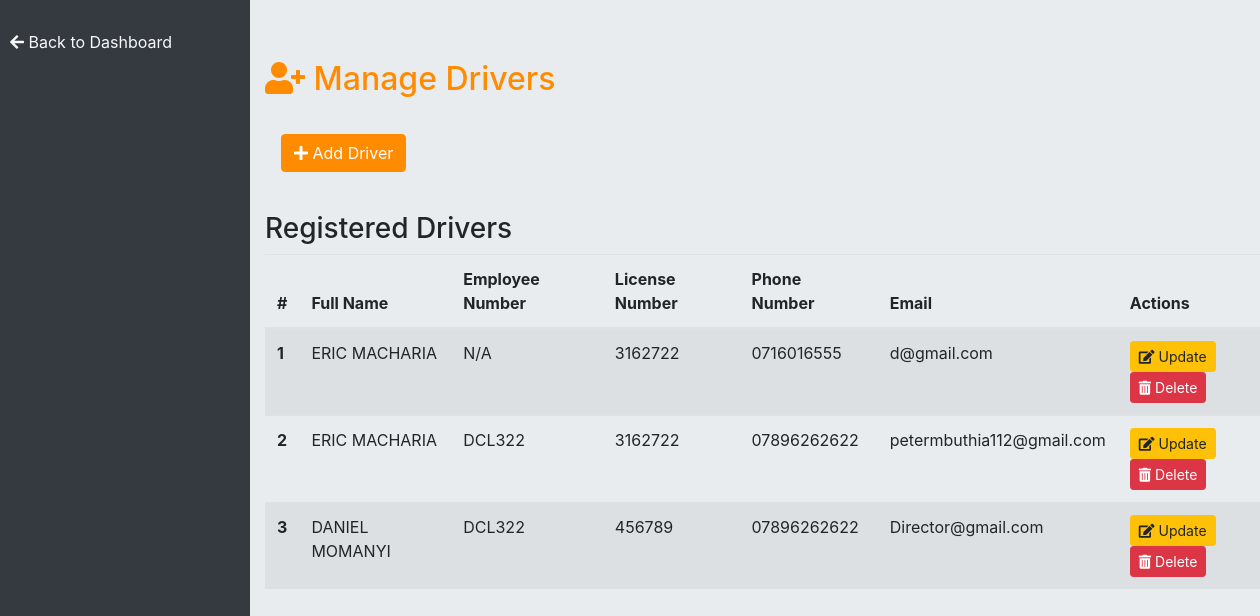
The app's page /add_driver.php with its own data.
### tables this page shows
CREATE TABLE `drivers` (
  `id` int(10) UNSIGNED NOT NULL,
  `full_name` varchar(100) NOT NULL,
  `employee_number` varchar(100) NOT NULL,
  `license_number` int(15) NOT NULL,
  `phone_number` varchar(100) NOT NULL,
  `email` varchar(255) NOT NULL
);

### add_driver.php (the view, shortened to what this page needs)
<?php
include 'connection.php';
$drivers = [];
$result = $conn->query("SELECT * FROM drivers");
if ($result) {
    $drivers = $result->fetch_all(MYSQLI_ASSOC);
}
?>
<!DOCTYPE html>
<html lang="en">
<head>
    <link rel="stylesheet" href="https://stackpath.bootstrapcdn.com/bootstrap/4.5.2/css/bootstrap.min.css">
    <link rel="stylesheet" href="https://cdnjs.cloudflare.com/ajax/libs/font-awesome/5.15.3/css/all.min.css">
    <link rel="stylesheet" href="css/add_driver.css">
</head>
<body>
    <div class="sidebar">
        <a href="dashboard.php"><i class="fas fa-arrow-left"></i> Back to Dashboard</a>
    </div>
    <div class="container-fluid col-md-10" style="margin-left: 250px;">
        <h2><i class="fas fa-user-plus"></i> Manage Drivers</h2>
        <div class="modal-body">
            <button type="button" class="btn btn-primary" data-toggle="modal" data-target="#addDriverModal">
                <i class="fas fa-plus"></i> Add Driver
            </button>
        </div>
        <div class="mt-4">
    <h3>Registered Drivers</h3>
    <table class="table table-striped">
        <thead>
            <tr>
                <th scope="col">#</th>
                <th scope="col">Full Name</th>
                <th scope="col">Employee Number</th>
                <th scope="col">License Number</th>
                <th scope="col">Phone Number</th>
                <th scope="col">Email</th>
                <th scope="col">Actions</th>
            </tr>
        </thead>
        <tbody>
            <?php if (!empty($drivers)): ?>
                <?php foreach ($drivers as $index => $driver): ?>
                    <tr>
                        <th scope="row"><?= $index + 1 ?></th>
                        <td><?= htmlspecialchars($driver['full_name']) ?></td>
                        <td><?= htmlspecialchars($driver['employee_number']) ?></td>
                        <td><?= htmlspecialchars($driver['license_number']) ?></td>
                        <td><?= htmlspecialchars($driver['phone_number']) ?></td>
                        <td><?= htmlspecialchars($driver['email']) ?></td>
                        <td>
                            <a href="update_driver.php?id=<?= $driver['id'] ?>" class="btn btn-warning btn-sm">
                                <i class="fas fa-edit"></i> Update
                            </a>
                            <a href="delete_driver.php?id=<?= $driver['id'] ?>" class="btn btn-danger btn-sm" onclick="return confirm('Are you sure you want to delete this driver?');">
                                <i class="fas fa-trash-alt"></i> Delete
                            </a>
                        </td>
                    </tr>
                <?php endforeach; ?>
            <?php else: ?>
                <tr>
                    <td colspan="7" class="text-center">No drivers registered yet.</td>
                </tr>
            <?php endif; ?>
        </tbody>
    </table>
</div>
    </div>
</body>
</html>

### css/add_driver.css (style rules this page uses)
body { background-color: #e9ecef; padding-top: 60px; }
h2 { color: #ff8c00; margin-bottom: 20px; }
.btn-primary { background-color: #ff8c00; border-color: #ff8c00; }
.sidebar { position: fixed; top: 0; left: 0; height: 100%; width: 250px; background-color: #343a40; padding-top: 20px; }
.sidebar a { display: block; padding: 10px; color: #f8f9fa; text-decoration: none; }

### records on screen
drivers: full_name "ERIC MACHARIA", employee_number "N/A", license_number "3162722", phone_number "0716016555", email "d@gmail.com"
drivers: full_name "ERIC MACHARIA", employee_number "DCL322", license_number "3162722", phone_number "07896262622", email "petermbuthia112@gmail.com"
drivers: full_name "DANIEL MOMANYI", employee_number "DCL322", license_number "456789", phone_number "07896262622", email "Director@gmail.com"
